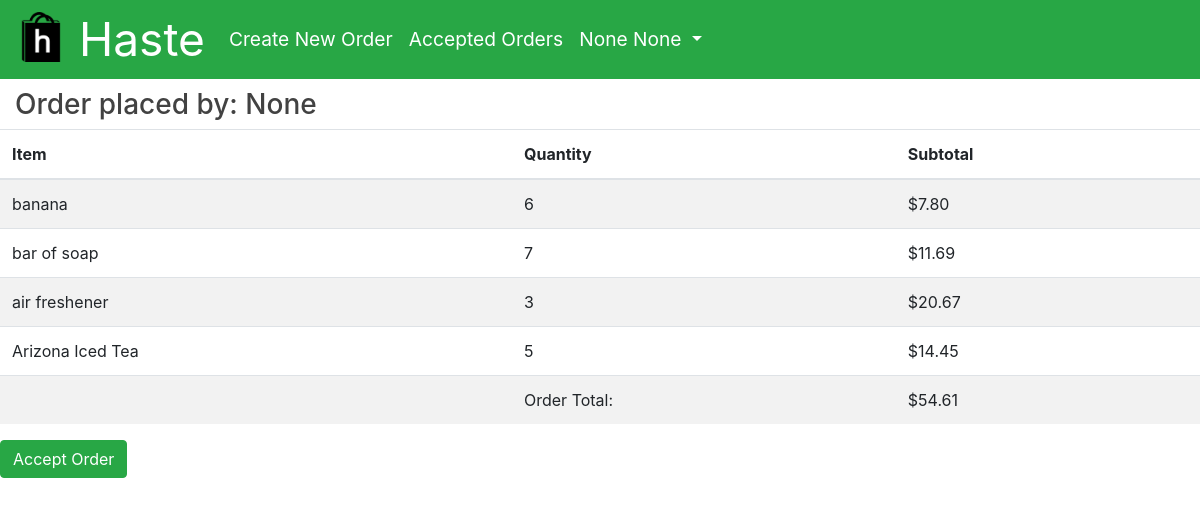
The page /order/10 (signed in) on the database its author committed.
### app/models.py (models this page shows, shortened)
class User(UserMixin, db.Model):
    id = db.Column(db.Integer, primary_key=True)
    phone = db.Column(db.String(10), index=True, unique=True)
    email = db.Column(db.String(128), index=True, unique=True)
    password_hash = db.Column(db.String(128))
    first_name = db.Column(db.String(48))
    last_name = db.Column(db.String(48))
    school = db.Column(db.String(128), index=True)
    orders = db.relationship('Order', foreign_keys='[Order.placed_by]', backref='author', lazy='dynamic', cascade="save-update")
    completed_orders = db.relationship('Order', foreign_keys='[Order.accepted_by]', backref='shopper', lazy='dynamic', cascade="save-update")
    balance = db.Column(db.Float, default=0)

class Content(db.Model):
    order_id = db.Column(db.Integer, db.ForeignKey('order.id'), primary_key=True)
    item_id = db.Column(db.Integer, db.ForeignKey('item.id'), primary_key=True)
    quantity = db.Column(db.Integer, default=1)

class Item(db.Model):
    id = db.Column(db.Integer, unique=True, primary_key=True)
    name = db.Column(db.String(128), unique=True, index=True)
    price = db.Column(db.Float)
    in_content = db.relationship('Content', backref='item', lazy='dynamic')

### app/main/routes.py (the view)
@bp.route('/order/<int:id>', methods=['GET', 'POST'])
@login_required
def order(id):
    order = Order.query.filter_by(id=id).first_or_404()
    items = db.engine.execute("SELECT item.name, item.price, quantity FROM content JOIN item ON content.item_id=item.id WHERE content.order_id=:val", {'val': order.id})
    user = User.query.filter_by(id=order.placed_by).first()
    price = db.engine.execute("SELECT ROUND(SUM(content.quantity * item.price), 2) as sum FROM content JOIN item ON content.item_id=item.id WHERE order_id=:val", {'val': order.id})
    sum = 0
    for row in price:
        sum = row['sum']
        return render_template('order.html', order=order, user=user, items = items, sum=sum)

### app/models.py (called while the page is built)
@login.user_loader
def load_user(id):
    return User.query.get(int(id))

### app/templates/order.html
{% extends "base.html" %}
{% block content %}
<div class="container-fluid">
    <div class="row">
        <div class="col">
            <h3>Order placed by: {{ order.author.first_name }}</h3>
        </div>
    </div>
</div>
<table class="table table-striped">
    <thead>
        <tr>
            <th scope="col">Item</th>
            <th scope="col">Quantity</th>
            <th scope="col">Subtotal</th>
        </tr>
    </thead>
    <tbody>
        {% for item in items %}
        <tr>
            <td scope="row">{{ item[0] }}</td>
            <td scope="row">{{ item[2] }}</td>
            <td scope="row">{{ "$%.2f"|format(item[1]*item[2]) }}</td>
        </tr>
        {% endfor %}
        <tr>
            <td></td>
            <td>Order Total:</td>
            <td>${{ sum }}</td>
    </tbody>
</table>
<a class="btn btn-success">Accept Order</a>
{% endblock %}

### app/templates/base.html (shortened to what this page needs)
<!DOCTYPE html>
<html>
<head>
    <link href="https://stackpath.bootstrapcdn.com/bootstrap/4.1.3/css/bootstrap.min.css" rel="stylesheet">
    <link rel="stylesheet" type="text/css" href= "{{ url_for('static',filename='styles.css') }}">
</head>
<body>
    <nav class="navbar navbar-expand-lg navbar-dark bg-success">
        <a class="navbar-brand" href="{{ url_for('main.home') }}">
            <img src="{{ url_for('static',filename='logo.png') }}" width="50" height="50" alt="">
            Haste
        </a>
        <div class="collapse navbar-collapse" id="navbarSupportedContent">
            <ul class="navbar-nav mr-auto">
            <li class="nav-item active">
                <a class="nav-link" href="{{ url_for('main.new_order') }}">Create New Order<span class="sr-only">(current)</span></a>
            </li>
            <li class="nav-item active">
                    <a class="nav-link" href="{{ url_for('main.accepted_orders') }}">Accepted Orders<span class="sr-only">(current)</span></a>
            </li>
            <li class="nav-item dropdown">
                <a class="nav-link dropdown-toggle text-white" href="#" id="navbarDropdown" role="button" data-toggle="dropdown" aria-haspopup="true" aria-expanded="false">
                    {{ current_user.first_name }} {{ current_user.last_name }}
                </a>
            </li>
            </ul>
        </div>
    </nav>
    {% block content %}{% endblock %}
</body>

### app/static/styles.css (style rules this page uses)
.btn-success { color: white !important; }
h1, h2, h3, h4, h5, h6 { color: #424242; padding-top: .3em; }
.navbar { padding: 0 1rem; font-size: 1.2rem; }
.navbar-brand { font-size: 2.4em !important; }
nav img { position: relative !important; bottom: 6px !important; }

### rows shown on the page
User: first_name "None", last_name "None", author.first_name "None"
Content: name "banana", quantity "6"
Item: item[1]*item[2] "$7.80"
Content: name "bar of soap", quantity "7"
Item: item[1]*item[2] "$11.69"
Content: name "air freshener", quantity "3"
Item: item[1]*item[2] "$20.67"
Content: name "Arizona Iced Tea", quantity "5"
Item: item[1]*item[2] "$14.45"

### other values the page prints
{{ sum }} "54.61"
